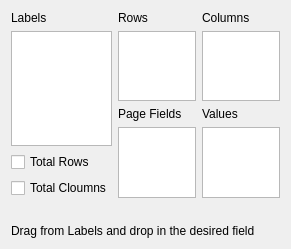
<?xml version="1.0" encoding="UTF-8"?>
<ui version="4.0">
 <class>PivotMain</class>
 <widget class="QWidget" name="PivotMain">
  <property name="geometry">
   <rect>
    <x>0</x>
    <y>0</y>
    <width>291</width>
    <height>249</height>
   </rect>
  </property>
  <layout class="QGridLayout" name="gridLayout_2">
   <item row="0" column="0">
    <layout class="QVBoxLayout" name="verticalLayout_8">
     <item>
      <layout class="QHBoxLayout" name="horizontalLayout">
       <item>
        <layout class="QVBoxLayout" name="verticalLayout_7">
         <item>
          <layout class="QVBoxLayout" name="verticalLayout_4">
           <item>
            <widget class="QLabel" name="label">
             <property name="text">
              <string>Labels</string>
             </property>
            </widget>
           </item>
           <item>
            <widget class="QListWidget" name="Labels"/>
           </item>
          </layout>
         </item>
         <item>
          <layout class="QVBoxLayout" name="verticalLayout">
           <item>
            <widget class="QCheckBox" name="TotalRows">
             <property name="text">
              <string>Total Rows</string>
             </property>
            </widget>
           </item>
           <item>
            <widget class="QCheckBox" name="TotalColumns">
             <property name="text">
              <string>Total Cloumns</string>
             </property>
            </widget>
           </item>
          </layout>
         </item>
        </layout>
       </item>
       <item>
        <layout class="QGridLayout" name="gridLayout">
         <item row="0" column="0">
          <layout class="QVBoxLayout" name="verticalLayout_3">
           <item>
            <widget class="QLabel" name="label_2">
             <property name="text">
              <string>Rows</string>
             </property>
            </widget>
           </item>
           <item>
            <widget class="QListWidget" name="Rows"/>
           </item>
          </layout>
         </item>
         <item row="0" column="1">
          <layout class="QVBoxLayout" name="verticalLayout_2">
           <item>
            <widget class="QLabel" name="label_3">
             <property name="text">
              <string>Columns</string>
             </property>
            </widget>
           </item>
           <item>
            <widget class="QListWidget" name="Columns"/>
           </item>
          </layout>
         </item>
         <item row="1" column="0">
          <layout class="QVBoxLayout" name="verticalLayout_6">
           <item>
            <widget class="QLabel" name="label_5">
             <property name="text">
              <string>Page Fields</string>
             </property>
            </widget>
           </item>
           <item>
            <widget class="QListWidget" name="PageFields"/>
           </item>
          </layout>
         </item>
         <item row="1" column="1">
          <layout class="QVBoxLayout" name="verticalLayout_5">
           <item>
            <widget class="QLabel" name="label_4">
             <property name="text">
              <string>Values</string>
             </property>
            </widget>
           </item>
           <item>
            <widget class="QListWidget" name="Values"/>
           </item>
          </layout>
         </item>
        </layout>
       </item>
      </layout>
     </item>
     <item>
      <widget class="QLabel" name="label_7">
       <property name="text">
        <string/>
       </property>
      </widget>
     </item>
     <item>
      <widget class="QLabel" name="label_6">
       <property name="text">
        <string>Drag from Labels and drop in the desired field</string>
       </property>
      </widget>
     </item>
    </layout>
   </item>
  </layout>
 </widget>
 <resources/>
 <connections/>
</ui>
